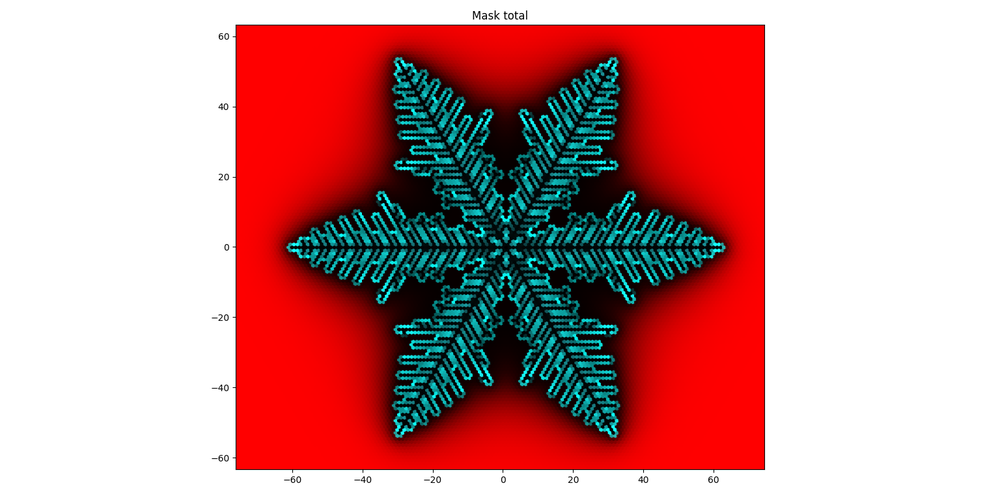
#> input picture figure_11_griffeath_kappa=0.0075.png, 1000 x 494 px, shrunk from 1536 x 759 before the run, found by its file name
$ python binary.py
#> lines starting #> are read from the running program, lines starting #| are printed output that depends on the picture; after the words box and inside, x2 and y2 are one past the last pixel; in counts of white or black regions, pixels touching at a corner belong together

from PIL import Image

#read the image from path
image = Image.open(r'C:\Users\Florentin\PHS3903-Projet-de-simulation\figure_11_griffeath_kappa=0.0075.png')
#> image is the input picture: PIL image 1000x494 RGBA; mean R, G, B, A 198.5, 144.6, 144.7, 255

#Convert it into the grayscale image
grayscale = image.convert('L')
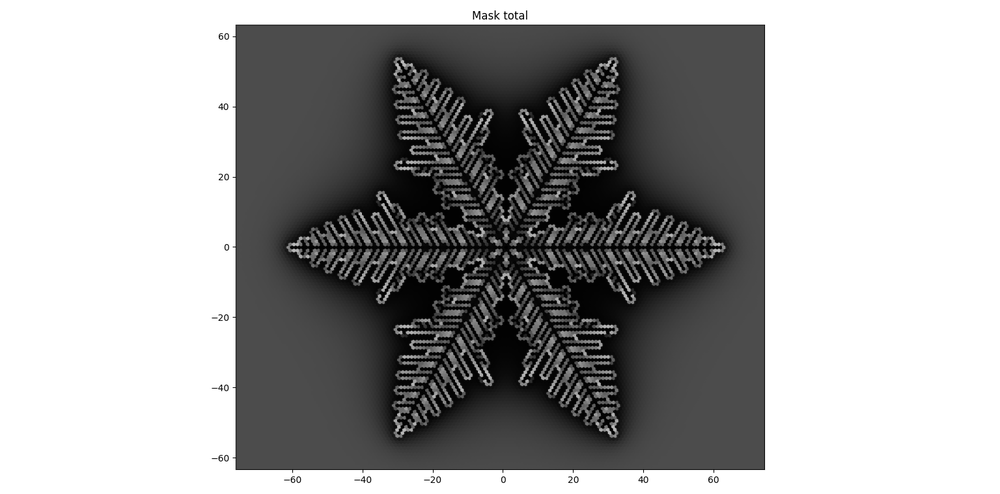
#> grayscale: PIL image 1000x494 L; min 0, max 255, mean 160.7

#Converting the same image to black and white mode
BW= image.convert('1')
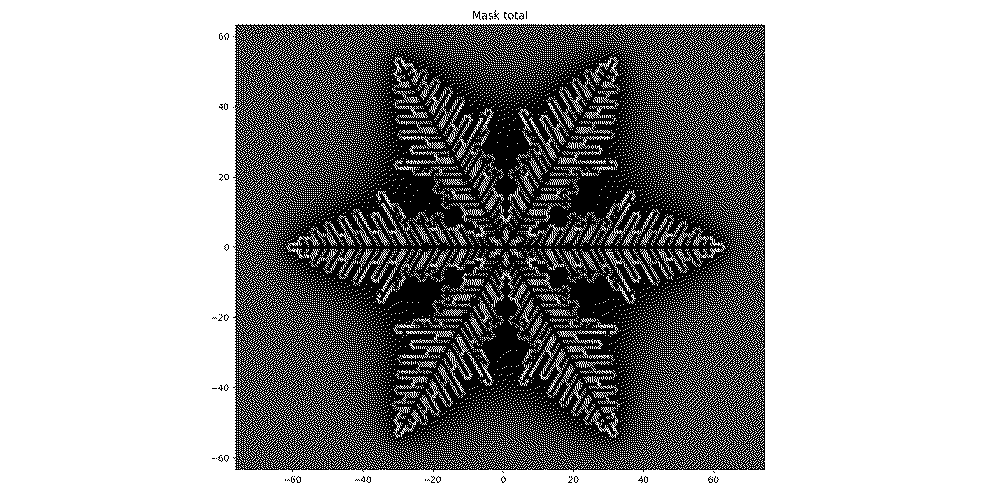
#> BW: PIL image 1000x494 1; 62.9% white; 59 black regions (57 under 20 px), largest, box (x1, y1, x2, y2) and area: (233, 24, 765, 472) 182715, (473, 11, 481, 20) 29

#save both the images
grayscale.save("grayscale_image.jpg")
